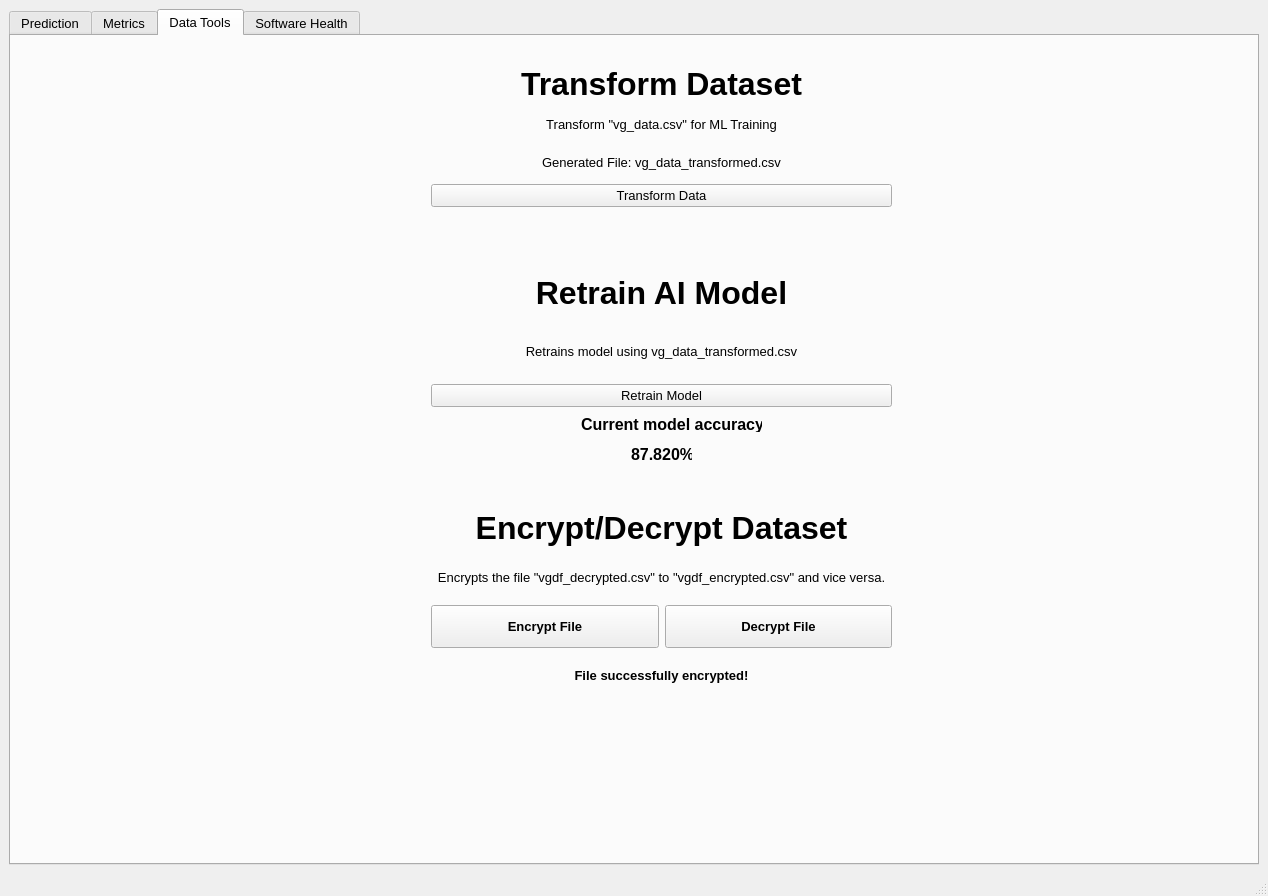
<?xml version="1.0" encoding="UTF-8"?>
<ui version="4.0">
 <class>MainWindow</class>
 <widget class="QMainWindow" name="MainWindow">
  <property name="geometry">
   <rect>
    <x>0</x>
    <y>0</y>
    <width>1268</width>
    <height>896</height>
   </rect>
  </property>
  <property name="windowTitle">
   <string>VG Sales - Rafael Santos Capstone</string>
  </property>
  <widget class="QWidget" name="centralwidget">
   <layout class="QGridLayout" name="gridLayout_3">
    <item row="0" column="1">
     <widget class="QTabWidget" name="tabWidget">
      <property name="font">
       <font>
        <pointsize>10</pointsize>
       </font>
      </property>
      <property name="currentIndex">
       <number>2</number>
      </property>
      <widget class="QWidget" name="prediction_tab">
       <property name="font">
        <font>
         <pointsize>10</pointsize>
        </font>
       </property>
       <attribute name="title">
        <string>Prediction</string>
       </attribute>
       <widget class="QWidget" name="horizontalLayoutWidget">
        <property name="geometry">
         <rect>
          <x>240</x>
          <y>20</y>
          <width>781</width>
          <height>71</height>
         </rect>
        </property>
        <layout class="QHBoxLayout" name="horizontalLayout">
         <item>
          <widget class="QLabel" name="label">
           <property name="font">
            <font>
             <pointsize>16</pointsize>
            </font>
           </property>
           <property name="text">
            <string>Year</string>
           </property>
           <property name="alignment">
            <set>Qt::AlignCenter</set>
           </property>
          </widget>
         </item>
         <item>
          <widget class="QLabel" name="label_3">
           <property name="font">
            <font>
             <pointsize>16</pointsize>
            </font>
           </property>
           <property name="text">
            <string>User Score</string>
           </property>
           <property name="alignment">
            <set>Qt::AlignCenter</set>
           </property>
          </widget>
         </item>
         <item>
          <widget class="QLabel" name="label_2">
           <property name="font">
            <font>
             <pointsize>16</pointsize>
            </font>
           </property>
           <property name="text">
            <string>Critic Score</string>
           </property>
           <property name="alignment">
            <set>Qt::AlignCenter</set>
           </property>
          </widget>
         </item>
         <item>
          <widget class="QLabel" name="label_4">
           <property name="font">
            <font>
             <pointsize>16</pointsize>
            </font>
           </property>
           <property name="text">
            <string>Genre</string>
           </property>
           <property name="alignment">
            <set>Qt::AlignCenter</set>
           </property>
          </widget>
         </item>
         <item>
          <widget class="QLabel" name="label_5">
           <property name="font">
            <font>
             <pointsize>16</pointsize>
            </font>
           </property>
           <property name="text">
            <string>Age Rating</string>
           </property>
           <property name="alignment">
            <set>Qt::AlignCenter</set>
           </property>
          </widget>
         </item>
        </layout>
       </widget>
       <widget class="QWidget" name="horizontalLayoutWidget_2">
        <property name="geometry">
         <rect>
          <x>230</x>
          <y>110</y>
          <width>781</width>
          <height>41</height>
         </rect>
        </property>
        <layout class="QHBoxLayout" name="horizontalLayout_2">
         <item>
          <widget class="QSpinBox" name="year_spinBox">
           <property name="sizePolicy">
            <sizepolicy hsizetype="Preferred" vsizetype="Preferred">
             <horstretch>0</horstretch>
             <verstretch>0</verstretch>
            </sizepolicy>
           </property>
           <property name="font">
            <font>
             <pointsize>12</pointsize>
            </font>
           </property>
           <property name="minimum">
            <number>1985</number>
           </property>
           <property name="maximum">
            <number>2030</number>
           </property>
           <property name="value">
            <number>2010</number>
           </property>
          </widget>
         </item>
         <item>
          <widget class="QSpinBox" name="user_spinBox">
           <property name="sizePolicy">
            <sizepolicy hsizetype="Minimum" vsizetype="Preferred">
             <horstretch>0</horstretch>
             <verstretch>0</verstretch>
            </sizepolicy>
           </property>
           <property name="font">
            <font>
             <pointsize>12</pointsize>
            </font>
           </property>
           <property name="minimum">
            <number>1</number>
           </property>
           <property name="maximum">
            <number>100</number>
           </property>
           <property name="value">
            <number>80</number>
           </property>
          </widget>
         </item>
         <item>
          <widget class="QSpinBox" name="critic_spinBox">
           <property name="sizePolicy">
            <sizepolicy hsizetype="Minimum" vsizetype="Preferred">
             <horstretch>0</horstretch>
             <verstretch>0</verstretch>
            </sizepolicy>
           </property>
           <property name="font">
            <font>
             <pointsize>12</pointsize>
            </font>
           </property>
           <property name="minimum">
            <number>1</number>
           </property>
           <property name="maximum">
            <number>100</number>
           </property>
           <property name="value">
            <number>80</number>
           </property>
          </widget>
         </item>
         <item>
          <widget class="QComboBox" name="genre_comboBox">
           <property name="sizePolicy">
            <sizepolicy hsizetype="Preferred" vsizetype="Preferred">
             <horstretch>0</horstretch>
             <verstretch>0</verstretch>
            </sizepolicy>
           </property>
           <property name="font">
            <font>
             <pointsize>12</pointsize>
            </font>
           </property>
           <property name="editable">
            <bool>false</bool>
           </property>
           <property name="currentText">
            <string/>
           </property>
           <property name="placeholderText">
            <string>Select a Genre</string>
           </property>
           <item>
            <property name="text">
             <string>Action</string>
            </property>
           </item>
           <item>
            <property name="text">
             <string>Adventure</string>
            </property>
           </item>
           <item>
            <property name="text">
             <string>Fighting</string>
            </property>
           </item>
           <item>
            <property name="text">
             <string>Misc</string>
            </property>
           </item>
           <item>
            <property name="text">
             <string>Platform</string>
            </property>
           </item>
           <item>
            <property name="text">
             <string>Puzzle</string>
            </property>
           </item>
           <item>
            <property name="text">
             <string>Racing</string>
            </property>
           </item>
           <item>
            <property name="text">
             <string>Role-Playing</string>
            </property>
           </item>
           <item>
            <property name="text">
             <string>Shooter</string>
            </property>
           </item>
           <item>
            <property name="text">
             <string>Simulation</string>
            </property>
           </item>
           <item>
            <property name="text">
             <string>Sports</string>
            </property>
           </item>
           <item>
            <property name="text">
             <string>Strategy</string>
            </property>
           </item>
          </widget>
         </item>
         <item>
          <widget class="QComboBox" name="agerating_comboBox">
           <property name="sizePolicy">
            <sizepolicy hsizetype="Preferred" vsizetype="Preferred">
             <horstretch>0</horstretch>
             <verstretch>0</verstretch>
            </sizepolicy>
           </property>
           <property name="font">
            <font>
             <pointsize>12</pointsize>
            </font>
           </property>
           <property name="currentText">
            <string/>
           </property>
           <property name="placeholderText">
            <string>Select a Rating</string>
           </property>
           <item>
            <property name="text">
             <string>RP</string>
            </property>
           </item>
           <item>
            <property name="text">
             <string>E</string>
            </property>
           </item>
           <item>
            <property name="text">
             <string>E10+</string>
            </property>
           </item>
           <item>
            <property name="text">
             <string>T</string>
            </property>
           </item>
           <item>
            <property name="text">
             <string>M</string>
            </property>
           </item>
           <item>
            <property name="text">
             <string>AO</string>
            </property>
           </item>
          </widget>
         </item>
        </layout>
       </widget>
       <widget class="QWidget" name="verticalLayoutWidget">
        <property name="geometry">
         <rect>
          <x>330</x>
          <y>220</y>
          <width>601</width>
          <height>191</height>
         </rect>
        </property>
        <layout class="QVBoxLayout" name="verticalLayout">
         <item>
          <widget class="QPushButton" name="generate_pushButton">
           <property name="sizePolicy">
            <sizepolicy hsizetype="Minimum" vsizetype="Preferred">
             <horstretch>0</horstretch>
             <verstretch>0</verstretch>
            </sizepolicy>
           </property>
           <property name="font">
            <font>
             <pointsize>20</pointsize>
             <bold>true</bold>
            </font>
           </property>
           <property name="text">
            <string>Generate Prediction</string>
           </property>
          </widget>
         </item>
         <item>
          <widget class="QLabel" name="prediction_label">
           <property name="font">
            <font>
             <pointsize>18</pointsize>
            </font>
           </property>
           <property name="text">
            <string>Predicted Sales: 0.0000 Million</string>
           </property>
           <property name="alignment">
            <set>Qt::AlignCenter</set>
           </property>
          </widget>
         </item>
        </layout>
       </widget>
      </widget>
      <widget class="QWidget" name="metrics_tab">
       <attribute name="title">
        <string>Metrics</string>
       </attribute>
       <widget class="QLabel" name="label_6">
        <property name="geometry">
         <rect>
          <x>60</x>
          <y>20</y>
          <width>301</width>
          <height>16</height>
         </rect>
        </property>
        <property name="font">
         <font>
          <pointsize>12</pointsize>
          <bold>true</bold>
         </font>
        </property>
        <property name="text">
         <string>Yearly Game Sales Breakdown by Genre</string>
        </property>
       </widget>
       <widget class="QLabel" name="label_7">
        <property name="geometry">
         <rect>
          <x>560</x>
          <y>20</y>
          <width>151</width>
          <height>16</height>
         </rect>
        </property>
        <property name="font">
         <font>
          <pointsize>12</pointsize>
          <bold>true</bold>
         </font>
        </property>
        <property name="text">
         <string>Genre Sales by Year</string>
        </property>
       </widget>
       <widget class="QWidget" name="horizontalLayoutWidget_4">
        <property name="geometry">
         <rect>
          <x>60</x>
          <y>50</y>
          <width>291</width>
          <height>41</height>
         </rect>
        </property>
        <layout class="QHBoxLayout" name="horizontalLayout_4">
         <item>
          <widget class="QComboBox" name="ygsbreakdown_combobox">
           <property name="sizePolicy">
            <sizepolicy hsizetype="Preferred" vsizetype="Preferred">
             <horstretch>0</horstretch>
             <verstretch>0</verstretch>
            </sizepolicy>
           </property>
           <property name="font">
            <font>
             <pointsize>10</pointsize>
            </font>
           </property>
           <property name="placeholderText">
            <string>Select a Year</string>
           </property>
           <item>
            <property name="text">
             <string>2016</string>
            </property>
           </item>
           <item>
            <property name="text">
             <string>2015</string>
            </property>
           </item>
           <item>
            <property name="text">
             <string>2014</string>
            </property>
           </item>
           <item>
            <property name="text">
             <string>2013</string>
            </property>
           </item>
           <item>
            <property name="text">
             <string>2012</string>
            </property>
           </item>
           <item>
            <property name="text">
             <string>2011</string>
            </property>
           </item>
           <item>
            <property name="text">
             <string>2010</string>
            </property>
           </item>
           <item>
            <property name="text">
             <string>2009</string>
            </property>
           </item>
           <item>
            <property name="text">
             <string>2008</string>
            </property>
           </item>
           <item>
            <property name="text">
             <string>2007</string>
            </property>
           </item>
           <item>
            <property name="text">
             <string>2006</string>
            </property>
           </item>
           <item>
            <property name="text">
             <string>2005</string>
            </property>
           </item>
           <item>
            <property name="text">
             <string>2004</string>
            </property>
           </item>
           <item>
            <property name="text">
             <string>2003</string>
            </property>
           </item>
           <item>
            <property name="text">
             <string>2002</string>
            </property>
           </item>
           <item>
            <property name="text">
             <string>2001</string>
            </property>
           </item>
           <item>
            <property name="text">
             <string>2000</string>
            </property>
           </item>
           <item>
            <property name="text">
             <string>1999</string>
            </property>
           </item>
           <item>
            <property name="text">
             <string>1998</string>
            </property>
           </item>
           <item>
            <property name="text">
             <string>1997</string>
            </property>
           </item>
           <item>
            <property name="text">
             <string>1996</string>
            </property>
           </item>
           <item>
            <property name="text">
             <string>1994</string>
            </property>
           </item>
           <item>
            <property name="text">
             <string>1992</string>
            </property>
           </item>
           <item>
            <property name="text">
             <string>1988</string>
            </property>
           </item>
           <item>
            <property name="text">
             <string>1985</string>
            </property>
           </item>
          </widget>
         </item>
         <item>
          <widget class="QPushButton" name="ygsbreakdown_pushbutton">
           <property name="sizePolicy">
            <sizepolicy hsizetype="Preferred" vsizetype="Preferred">
             <horstretch>0</horstretch>
             <verstretch>0</verstretch>
            </sizepolicy>
           </property>
           <property name="font">
            <font>
             <pointsize>10</pointsize>
            </font>
           </property>
           <property name="text">
            <string>Generate Chart</string>
           </property>
          </widget>
         </item>
        </layout>
       </widget>
       <widget class="QLabel" name="chart_label">
        <property name="geometry">
         <rect>
          <x>80</x>
          <y>100</y>
          <width>1000</width>
          <height>700</height>
         </rect>
        </property>
        <property name="text">
         <string/>
        </property>
        <property name="scaledContents">
         <bool>true</bool>
        </property>
       </widget>
       <widget class="QWidget" name="horizontalLayoutWidget_3">
        <property name="geometry">
         <rect>
          <x>490</x>
          <y>50</y>
          <width>301</width>
          <height>41</height>
         </rect>
        </property>
        <layout class="QHBoxLayout" name="horizontalLayout_3">
         <item>
          <widget class="QComboBox" name="gsby_combobox">
           <property name="sizePolicy">
            <sizepolicy hsizetype="Preferred" vsizetype="Preferred">
             <horstretch>0</horstretch>
             <verstretch>0</verstretch>
            </sizepolicy>
           </property>
           <property name="font">
            <font>
             <pointsize>10</pointsize>
            </font>
           </property>
           <property name="editable">
            <bool>false</bool>
           </property>
           <property name="placeholderText">
            <string>Select a Genre</string>
           </property>
           <item>
            <property name="text">
             <string>Action</string>
            </property>
           </item>
           <item>
            <property name="text">
             <string>Adventure</string>
            </property>
           </item>
           <item>
            <property name="text">
             <string>Fighting</string>
            </property>
           </item>
           <item>
            <property name="text">
             <string>Misc</string>
            </property>
           </item>
           <item>
            <property name="text">
             <string>Platform</string>
            </property>
           </item>
           <item>
            <property name="text">
             <string>Puzzle</string>
            </property>
           </item>
           <item>
            <property name="text">
             <string>Racing</string>
            </property>
           </item>
           <item>
            <property name="text">
             <string>Role-Playing</string>
            </property>
           </item>
           <item>
            <property name="text">
             <string>Shooter</string>
            </property>
           </item>
           <item>
            <property name="text">
             <string>Simulation</string>
            </property>
           </item>
           <item>
            <property name="text">
             <string>Sports</string>
            </property>
           </item>
           <item>
            <property name="text">
             <string>Strategy</string>
            </property>
           </item>
          </widget>
         </item>
         <item>
          <widget class="QPushButton" name="gsby_pushbutton">
           <property name="sizePolicy">
            <sizepolicy hsizetype="Preferred" vsizetype="Preferred">
             <horstretch>0</horstretch>
             <verstretch>0</verstretch>
            </sizepolicy>
           </property>
           <property name="font">
            <font>
             <pointsize>10</pointsize>
            </font>
           </property>
           <property name="text">
            <string>Generate Chart</string>
           </property>
          </widget>
         </item>
        </layout>
       </widget>
       <widget class="QLabel" name="label_11">
        <property name="geometry">
         <rect>
          <x>890</x>
          <y>10</y>
          <width>289</width>
          <height>32</height>
         </rect>
        </property>
        <property name="font">
         <font>
          <pointsize>12</pointsize>
          <bold>true</bold>
         </font>
        </property>
        <property name="text">
         <string>Review Scores and Sales Analysis</string>
        </property>
        <property name="alignment">
         <set>Qt::AlignCenter</set>
        </property>
       </widget>
       <widget class="QWidget" name="horizontalLayoutWidget_5">
        <property name="geometry">
         <rect>
          <x>900</x>
          <y>50</y>
          <width>289</width>
          <height>41</height>
         </rect>
        </property>
        <layout class="QHBoxLayout" name="horizontalLayout_5">
         <item>
          <widget class="QPushButton" name="score_sales_analysis_button">
           <property name="sizePolicy">
            <sizepolicy hsizetype="Minimum" vsizetype="Preferred">
             <horstretch>0</horstretch>
             <verstretch>0</verstretch>
            </sizepolicy>
           </property>
           <property name="text">
            <string>Generate Chart</string>
           </property>
          </widget>
         </item>
        </layout>
       </widget>
      </widget>
      <widget class="QWidget" name="datatools_tab">
       <property name="font">
        <font>
         <pointsize>10</pointsize>
        </font>
       </property>
       <attribute name="title">
        <string>Data Tools</string>
       </attribute>
       <widget class="QWidget" name="verticalLayoutWidget_2">
        <property name="geometry">
         <rect>
          <x>420</x>
          <y>30</y>
          <width>461</width>
          <height>141</height>
         </rect>
        </property>
        <layout class="QVBoxLayout" name="verticalLayout_2">
         <item>
          <widget class="QLabel" name="label_8">
           <property name="font">
            <font>
             <pointsize>24</pointsize>
             <bold>true</bold>
            </font>
           </property>
           <property name="text">
            <string>Transform Dataset</string>
           </property>
           <property name="alignment">
            <set>Qt::AlignCenter</set>
           </property>
          </widget>
         </item>
         <item>
          <widget class="QLabel" name="label_9">
           <property name="sizePolicy">
            <sizepolicy hsizetype="Preferred" vsizetype="Preferred">
             <horstretch>0</horstretch>
             <verstretch>0</verstretch>
            </sizepolicy>
           </property>
           <property name="font">
            <font>
             <pointsize>10</pointsize>
            </font>
           </property>
           <property name="text">
            <string>Transform &quot;vg_data.csv&quot; for ML Training</string>
           </property>
           <property name="alignment">
            <set>Qt::AlignCenter</set>
           </property>
          </widget>
         </item>
         <item>
          <widget class="QLabel" name="label_10">
           <property name="font">
            <font>
             <pointsize>10</pointsize>
            </font>
           </property>
           <property name="text">
            <string>Generated File: vg_data_transformed.csv</string>
           </property>
           <property name="alignment">
            <set>Qt::AlignCenter</set>
           </property>
          </widget>
         </item>
         <item>
          <widget class="QPushButton" name="transform_data_button">
           <property name="text">
            <string>Transform Data</string>
           </property>
          </widget>
         </item>
        </layout>
       </widget>
       <widget class="QWidget" name="verticalLayoutWidget_3">
        <property name="geometry">
         <rect>
          <x>420</x>
          <y>230</y>
          <width>461</width>
          <height>141</height>
         </rect>
        </property>
        <layout class="QVBoxLayout" name="verticalLayout_3">
         <item>
          <widget class="QLabel" name="label_12">
           <property name="font">
            <font>
             <pointsize>24</pointsize>
             <bold>true</bold>
            </font>
           </property>
           <property name="text">
            <string>Retrain AI Model</string>
           </property>
           <property name="alignment">
            <set>Qt::AlignCenter</set>
           </property>
          </widget>
         </item>
         <item>
          <widget class="QLabel" name="label_13">
           <property name="sizePolicy">
            <sizepolicy hsizetype="Preferred" vsizetype="Preferred">
             <horstretch>0</horstretch>
             <verstretch>0</verstretch>
            </sizepolicy>
           </property>
           <property name="font">
            <font>
             <pointsize>10</pointsize>
            </font>
           </property>
           <property name="text">
            <string>Retrains model using vg_data_transformed.csv</string>
           </property>
           <property name="alignment">
            <set>Qt::AlignCenter</set>
           </property>
          </widget>
         </item>
         <item>
          <widget class="QPushButton" name="retrain_model_button">
           <property name="text">
            <string>Retrain Model</string>
           </property>
          </widget>
         </item>
        </layout>
       </widget>
       <widget class="QLabel" name="label_14">
        <property name="geometry">
         <rect>
          <x>570</x>
          <y>380</y>
          <width>181</width>
          <height>16</height>
         </rect>
        </property>
        <property name="font">
         <font>
          <pointsize>12</pointsize>
          <bold>true</bold>
         </font>
        </property>
        <property name="text">
         <string>Current model accuracy:</string>
        </property>
       </widget>
       <widget class="QLabel" name="model_accuracy_text">
        <property name="geometry">
         <rect>
          <x>620</x>
          <y>410</y>
          <width>61</width>
          <height>16</height>
         </rect>
        </property>
        <property name="font">
         <font>
          <pointsize>12</pointsize>
          <bold>true</bold>
         </font>
        </property>
        <property name="text">
         <string>87.820%</string>
        </property>
       </widget>
       <widget class="QWidget" name="verticalLayoutWidget_4">
        <property name="geometry">
         <rect>
          <x>420</x>
          <y>470</y>
          <width>461</width>
          <height>191</height>
         </rect>
        </property>
        <layout class="QVBoxLayout" name="verticalLayout_4">
         <item>
          <widget class="QLabel" name="label_15">
           <property name="font">
            <font>
             <pointsize>24</pointsize>
             <bold>true</bold>
            </font>
           </property>
           <property name="text">
            <string>Encrypt/Decrypt Dataset</string>
           </property>
           <property name="alignment">
            <set>Qt::AlignCenter</set>
           </property>
          </widget>
         </item>
         <item>
          <widget class="QLabel" name="label_16">
           <property name="sizePolicy">
            <sizepolicy hsizetype="Minimum" vsizetype="Minimum">
             <horstretch>0</horstretch>
             <verstretch>0</verstretch>
            </sizepolicy>
           </property>
           <property name="text">
            <string>Encrypts the file &quot;vgdf_decrypted.csv&quot; to &quot;vgdf_encrypted.csv&quot; and vice versa.</string>
           </property>
           <property name="alignment">
            <set>Qt::AlignCenter</set>
           </property>
          </widget>
         </item>
         <item>
          <layout class="QHBoxLayout" name="horizontalLayout_6">
           <item>
            <widget class="QPushButton" name="encrypt_button">
             <property name="sizePolicy">
              <sizepolicy hsizetype="Preferred" vsizetype="Preferred">
               <horstretch>0</horstretch>
               <verstretch>0</verstretch>
              </sizepolicy>
             </property>
             <property name="font">
              <font>
               <pointsize>10</pointsize>
               <bold>true</bold>
              </font>
             </property>
             <property name="text">
              <string>Encrypt File</string>
             </property>
            </widget>
           </item>
           <item>
            <widget class="QPushButton" name="decrypt_button">
             <property name="sizePolicy">
              <sizepolicy hsizetype="Preferred" vsizetype="Preferred">
               <horstretch>0</horstretch>
               <verstretch>0</verstretch>
              </sizepolicy>
             </property>
             <property name="font">
              <font>
               <pointsize>10</pointsize>
               <bold>true</bold>
              </font>
             </property>
             <property name="text">
              <string>Decrypt File</string>
             </property>
            </widget>
           </item>
          </layout>
         </item>
         <item>
          <widget class="QLabel" name="encryption_text">
           <property name="font">
            <font>
             <pointsize>10</pointsize>
             <bold>true</bold>
            </font>
           </property>
           <property name="text">
            <string>File successfully encrypted!</string>
           </property>
           <property name="alignment">
            <set>Qt::AlignCenter</set>
           </property>
          </widget>
         </item>
        </layout>
       </widget>
      </widget>
      <widget class="QWidget" name="tab">
       <attribute name="title">
        <string>Software Health</string>
       </attribute>
       <widget class="QLabel" name="label_17">
        <property name="geometry">
         <rect>
          <x>10</x>
          <y>10</y>
          <width>291</width>
          <height>61</height>
         </rect>
        </property>
        <property name="font">
         <font>
          <pointsize>28</pointsize>
          <bold>true</bold>
         </font>
        </property>
        <property name="text">
         <string>Software Health</string>
        </property>
       </widget>
       <widget class="QWidget" name="verticalLayoutWidget_5">
        <property name="geometry">
         <rect>
          <x>10</x>
          <y>70</y>
          <width>431</width>
          <height>191</height>
         </rect>
        </property>
        <layout class="QVBoxLayout" name="verticalLayout_5">
         <item>
          <layout class="QHBoxLayout" name="horizontalLayout_7">
           <item>
            <widget class="QLabel" name="label_19">
             <property name="font">
              <font>
               <pointsize>10</pointsize>
               <bold>true</bold>
              </font>
             </property>
             <property name="text">
              <string>AI Accuracy:</string>
             </property>
            </widget>
           </item>
           <item>
            <widget class="QLabel" name="health_ai_accuracy_text">
             <property name="text">
              <string>87.820%</string>
             </property>
            </widget>
           </item>
          </layout>
         </item>
         <item>
          <layout class="QHBoxLayout" name="horizontalLayout_8">
           <item>
            <widget class="QLabel" name="label_20">
             <property name="font">
              <font>
               <pointsize>10</pointsize>
               <bold>true</bold>
              </font>
             </property>
             <property name="text">
              <string>Encryption Key Status:</string>
             </property>
            </widget>
           </item>
           <item>
            <widget class="QLabel" name="encryption_key_status_text">
             <property name="text">
              <string>Found</string>
             </property>
            </widget>
           </item>
          </layout>
         </item>
         <item>
          <layout class="QHBoxLayout" name="horizontalLayout_9">
           <item>
            <widget class="QLabel" name="label_22">
             <property name="font">
              <font>
               <pointsize>10</pointsize>
               <bold>true</bold>
              </font>
             </property>
             <property name="text">
              <string>Dataset Status</string>
             </property>
            </widget>
           </item>
           <item>
            <widget class="QLabel" name="dataset_status_text">
             <property name="text">
              <string>Found</string>
             </property>
            </widget>
           </item>
          </layout>
         </item>
        </layout>
       </widget>
      </widget>
     </widget>
    </item>
   </layout>
  </widget>
  <widget class="QStatusBar" name="statusbar"/>
 </widget>
 <resources/>
 <connections/>
</ui>
